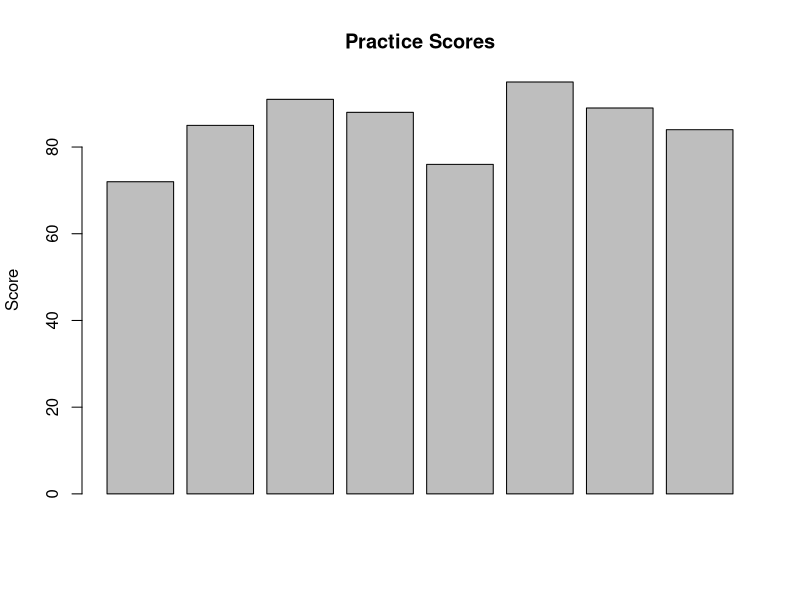

Here is the R script that generated this plot:
# Basic R practice: summary statistics and simple plot

scores <- c(72, 85, 91, 88, 76, 95, 89, 84)

mean_score <- mean(scores)
median_score <- median(scores)
min_score <- min(scores)
max_score <- max(scores)

print(mean_score)
print(median_score)
print(min_score)
print(max_score)

barplot(scores, main = "Practice Scores", ylab = "Score")
